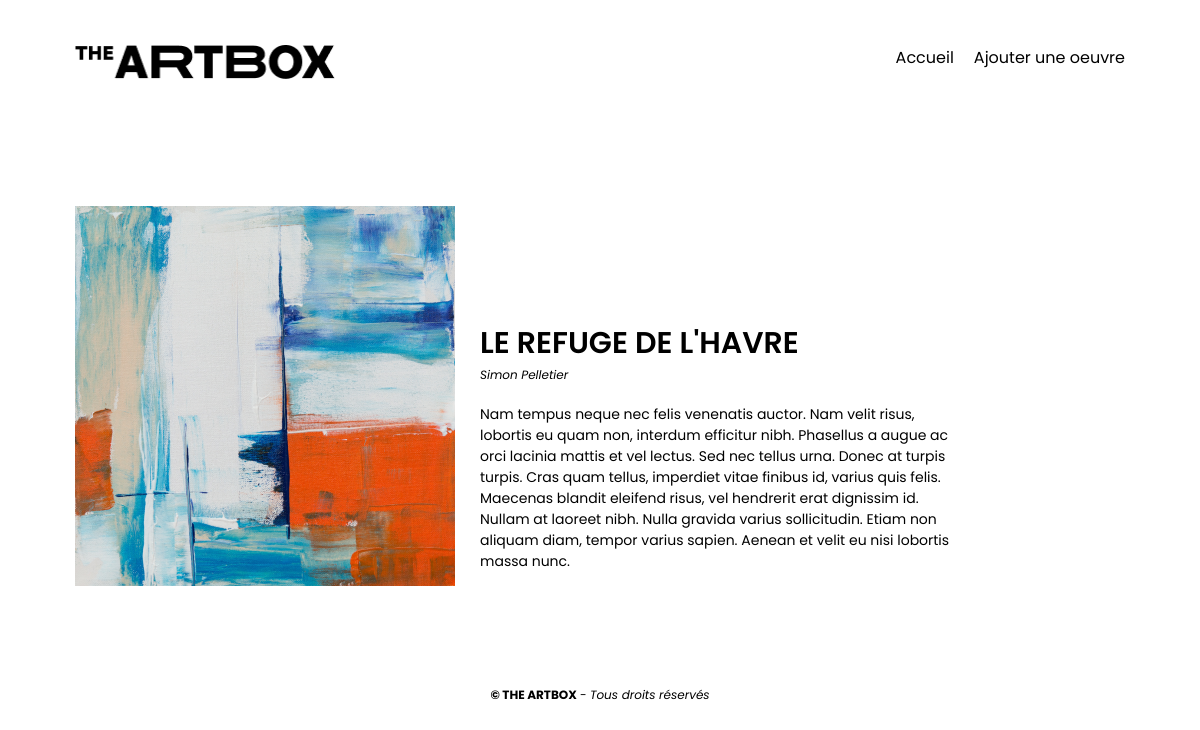
The page /oeuvre.php?id=4 on the database its author committed.
### tables this page shows
CREATE TABLE IF NOT EXISTS `oeuvres` 
(
    `id` INT NOT NULL AUTO_INCREMENT COMMENT 'Identifiant unique de l\'oeuvre' , 
    `titre` VARCHAR(256) NOT NULL COMMENT 'Titre de l\'oeuvre' , 
    `artiste` VARCHAR(128) NOT NULL COMMENT 'Nom de l\'artiste' , 
    `description` TEXT NOT NULL COMMENT 'Description de l\'oeuvre' , 
    `image` VARCHAR(256) NOT NULL COMMENT 'Chemin local vers l\'image de l\'oeuvre' , 
    PRIMARY KEY (`id`)
);

### oeuvre.php (the view, shortened to what this page needs)
<?php
require_once ('./config/config.php');
include 'header.php';
$id = filter_var($_GET['id'], FILTER_VALIDATE_INT);
$pdo = dbconnect($dbConfig);
$stmt = $pdo->prepare("SELECT id, titre, artiste, description, image FROM oeuvres WHERE id = :id");
$stmt->execute(['id' => $id]);
$oeuvreTrouvee = $stmt->fetch();
?>
<article id="detail-oeuvre">
    <div id="img-oeuvre">
        <img src="<?php echo htmlspecialchars($oeuvreTrouvee['image']); ?>" alt="<?php echo htmlspecialchars($oeuvreTrouvee['titre']); ?>">
    </div>
    <div id="contenu-oeuvre">
        <h1><?php echo htmlspecialchars($oeuvreTrouvee['titre']); ?></h1>
        <p class="description"><?php echo htmlspecialchars($oeuvreTrouvee['artiste']); ?></p>
        <p class="description-complete">
            <?php echo htmlspecialchars($oeuvreTrouvee['description']); ?>
        </p>
    </div>
</article>
<?php include 'footer.php'; ?>

### css/style.css (style rules this page uses)
html, body { margin: 0; }
* { box-sizing: border-box; font-family: "Poppins", sans-serif; }
.oeuvre h2, #detail-oeuvre h1 { text-transform: uppercase; margin-top: 0; margin-bottom: 0; font-weight: 600; font-size: 30px; }
.oeuvre .description, #detail-oeuvre .description { font-style: italic; margin-top: 0; font-size: 12px; margin-bottom: 20px; }
#detail-oeuvre { display: flex; flex-wrap: wrap; align-items: end; margin-bottom: 100px; margin-top: 75px; font-size: 14px; padding: 0 15px; }
#img-oeuvre { margin-right: 25px; }
#img-oeuvre img { max-width: 470px; margin: auto; display: block; }
#contenu-oeuvre { max-width: 470px; }

### rows shown on the page
oeuvres: image (picture), titre "LE REFUGE DE L'HAVRE", artiste "Simon Pelletier", description "Nam tempus neque nec felis venenatis auctor. Nam velit risus, lobortis eu quam non, interdum efficitur nibh. Phasellus a augue ac orci lacinia mattis et vel lectus. Sed nec tellus urna. Donec at turpis turpis. Cras quam tellus, imperdiet vitae finibus id, varius quis felis. Maecenas blandit eleifend risus, vel hendrerit erat dignissim id. Nullam at laoreet nibh. Nulla gravida varius sollicitudin. Etiam non aliquam diam, tempor varius sapien. Aenean et velit eu nisi lobortis massa nunc."
